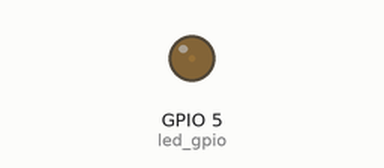
A sketch run on a simulated ESP32. Shown: output pins drawn as LEDs (lit = HIGH).

Above: at 0.05 s.
At 0.95 s:
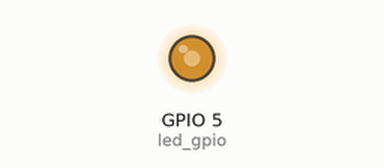
At 1.4 s:
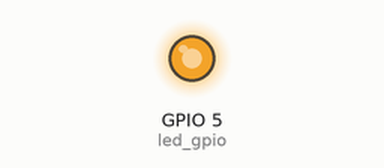
At 2.75 s:
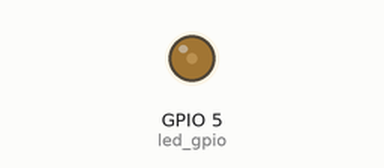
Timing chart, 0 to 7.0 s (numbered marks = the images above):
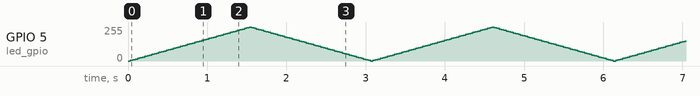

The sketch:

P246_RGBFade.ino
```cpp
const byte led_gpio = 5;
int brightness = 0;
int fadeAmount = 5;

void setup() {
  // put your setup code here, to run once:

  ledcAttachPin(led_gpio, 0);
  ledcSetup(0, 4000, 8);
}

void loop() {
  // put your main code here, to run repeatedly:
  ledcWrite(0, brightness);
  brightness = brightness + fadeAmount;

  if(brightness <= 0 || brightness >= 255){
    fadeAmount = -fadeAmount;
  }

  delay(30);
}
```
